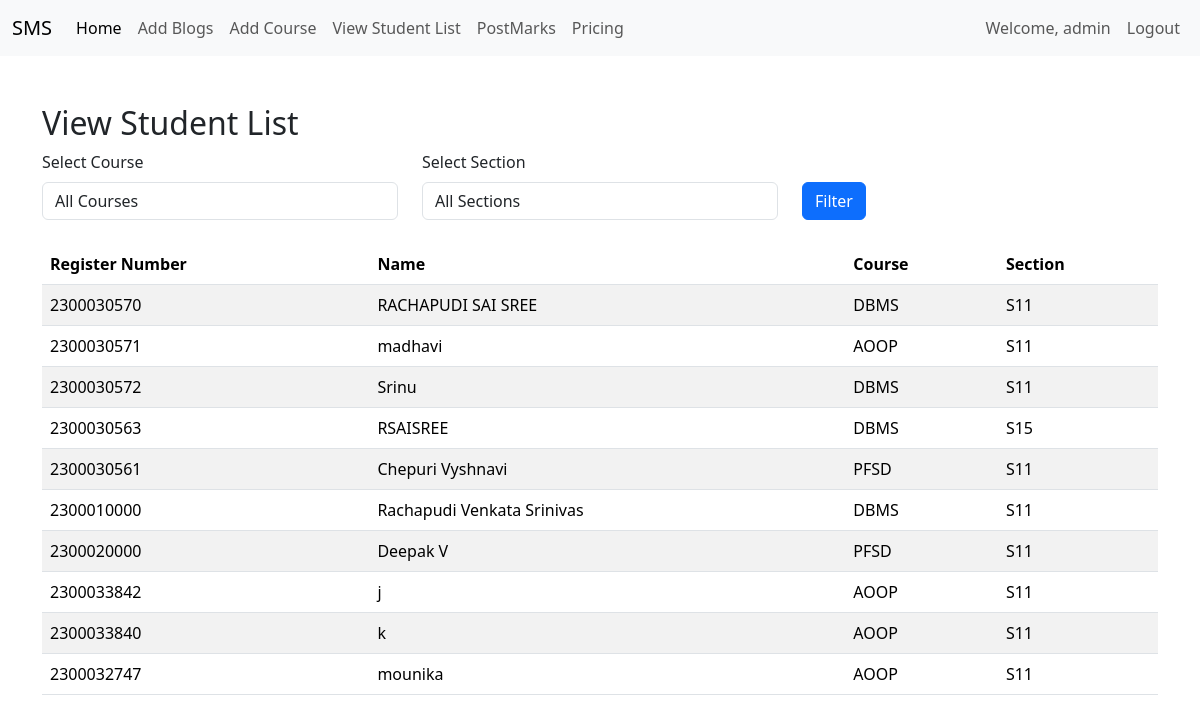
Page /facultyapp/view_student_list/ (signed in) on the committed database.
### adminapp/models.py (models this page shows, shortened)
class StudentList(models.Model):
    Register_Number = models.CharField(max_length=20, unique=True)
    Name = models.CharField(max_length=100)
    user = models.OneToOneField(User, on_delete=models.CASCADE, null=True)

### facultyapp/models.py (models this page shows, shortened)
class AddCourse(models.Model):
    COURSE_CHOICES=[
        ('AOOP','Advanced Object Oriented Programming'),
        ('PFSD', 'Python Full Stack Development'),
        ('DBMS','DataBase Management System'),
        ('LAA', 'Linux Automation and Administration'),
    ]
    SECTION_CHOICES=[
        ('S11','Section11'),
        ('S12', 'Section12'),
        ('S13', 'Section13'),
        ('S14', 'Section14'),
        ('S15', 'Section15'),
    ]
    student=models.ForeignKey(StudentList,on_delete=models.CASCADE)
    course=models.CharField(max_length=50,choices=COURSE_CHOICES)
    section=models.CharField(max_length=50,choices=SECTION_CHOICES)

### facultyapp/views.py (the view)
# urls.py: path('view_student_list/',views.view_student_list,name='view_student_list'),
def view_student_list(request):
    course = request.GET.get('course')
    section = request.GET.get('section')
    student_courses = AddCourse.objects.all()
    if course:
        student_courses = student_courses.filter(course=course)
    if section:
        student_courses = student_courses.filter(section=section)
    students = StudentList.objects.filter(id__in=student_courses.values('student_id'))
    course_choices = AddCourse.COURSE_CHOICES
    section_choices = AddCourse.SECTION_CHOICES
    context = {
        'students': students,
        'course_choices': course_choices,
        'section_choices': section_choices,
        'selected_course': course,
        'selected_section': section,
    }
    return render(request, 'facultyapp/view_student_list.html', context)

### templates/facultyapp/view_student_list.html (shortened to what this page needs)
{% extends 'Navbar/FacultyNavBar.html' %}
{% load static %}
{% block body %}
    <div class="container mt-5">
        <h2>View Student List</h2>
        <form method="get" class="mb-4">
            <div class="row">
                <div class="col-md-4">
                    <label for="course" class="form-label">Select Course</label>
                    <select name="course" id="course" class="form-control">
                        <option value="">All Courses</option>
                    </select>
                </div>
                <div class="col-md-4">
                    <label for="section" class="form-label">Select Section</label>
                    <select name="section" id="section" class="form-control">
                        <option value="">All Sections</option>
                    </select>
                </div>
                <div class="col-md-4 mt-4">
                    <button type="submit" class="btn btn-primary mt-2">Filter</button>
                </div>
            </div>
        </form>
        <table class="table table-striped">
            <thead>
                <tr>
                    <th>Register Number</th>
                    <th>Name</th>
                    <th>Course</th>
                    <th>Section</th>
                </tr>
            </thead>
            <tbody>
                {% if students %}
                    {% for student in students %}
                        <tr>
                            <td>{{ student.Register_Number }}</td>
                            <td>{{ student.Name }}</td>
                            <td>{{ student.addcourse_set.first.course }}</td>
                            <td>{{ student.addcourse_set.first.section }}</td>
                        </tr>
                    {% endfor %}
                {% else %}
                    <tr>
                        <td colspan="4" class="text-center">No students found.</td>
                    </tr>
                {% endif %}
            </tbody>
        </table>
    </div>
{% endblock %}

### templates/Navbar/FacultyNavBar.html (shortened to what this page needs)
<!DOCTYPE html>
<html lang="en">
<head>
    <link href="https://cdn.jsdelivr.net/npm/bootstrap@5.3.3/dist/css/bootstrap.min.css" rel="stylesheet">
</head>
<body>
<nav class="navbar navbar-expand-lg navbar-light bg-light">
  <div class="container-fluid">
    <a class="navbar-brand" href=" {% url 'facultyapp:FacultyHomePage' %} ">SMS</a>
    <div class="collapse navbar-collapse" id="navbarNavDropdown">
      <ul class="navbar-nav">
        <li class="nav-item">
          <a class="nav-link active" aria-current="page" href="#">Home</a>
        </li>
          <li class="nav-item">
          <a class="nav-link" href="{% url 'facultyapp:addblogpagecall' %}">Add Blogs</a>
        </li>
          <li class="nav-item">
          <a class="nav-link" href="{% url 'facultyapp:add_course' %}">Add Course</a>
        </li>
                    <li class="nav-item">
          <a class="nav-link" href="{% url 'facultyapp:view_student_list' %}">View Student List</a>
        </li>
                  <li class="nav-item">
          <a class="nav-link" href="{% url 'facultyapp:post_marks' %}">PostMarks</a>
        </li>
        <li class="nav-item">
          <a class="nav-link" href="#">Pricing</a>
        </li>
      </ul>
    </div>
  <ul  class="navbar-nav ms-auto">
<li>
        {% if user.is_authenticated %}
        <li class="nav-item">
        <span class="nav-link">Welcome, {{ user.username }}</span>
    </li>
          <li class="nav-item">
          <a class="nav-link" href="{% url 'logout' %}">Logout</a>
          </li>
        {% endif %}
 </li>
      </ul>
  </div>
</nav>
{% block body %}
{% endblock %}
</body>
</html>

### rows in the picture
StudentList: Register_Number "2300030570", Name "RACHAPUDI SAI SREE", addcourse_set.first.course "DBMS", addcourse_set.first.section "S11"
StudentList: Register_Number "2300030571", Name "madhavi", addcourse_set.first.course "AOOP", addcourse_set.first.section "S11"
StudentList: Register_Number "2300030572", Name "Srinu", addcourse_set.first.course "DBMS", addcourse_set.first.section "S11"
StudentList: Register_Number "2300030563", Name "RSAISREE", addcourse_set.first.course "DBMS", addcourse_set.first.section "S15"
StudentList: Register_Number "2300030561", Name "Chepuri Vyshnavi", addcourse_set.first.course "PFSD", addcourse_set.first.section "S11"
StudentList: Register_Number "2300010000", Name "Rachapudi Venkata Srinivas", addcourse_set.first.course "DBMS", addcourse_set.first.section "S11"
StudentList: Register_Number "2300020000", Name "Deepak V", addcourse_set.first.course "PFSD", addcourse_set.first.section "S11"
StudentList: Register_Number "2300033842", Name "j", addcourse_set.first.course "AOOP", addcourse_set.first.section "S11"
StudentList: Register_Number "2300033840", Name "k", addcourse_set.first.course "AOOP", addcourse_set.first.section "S11"
StudentList: Register_Number "2300032747", Name "mounika", addcourse_set.first.course "AOOP", addcourse_set.first.section "S11"

### other values in the picture
{{ user.username }} "admin"
